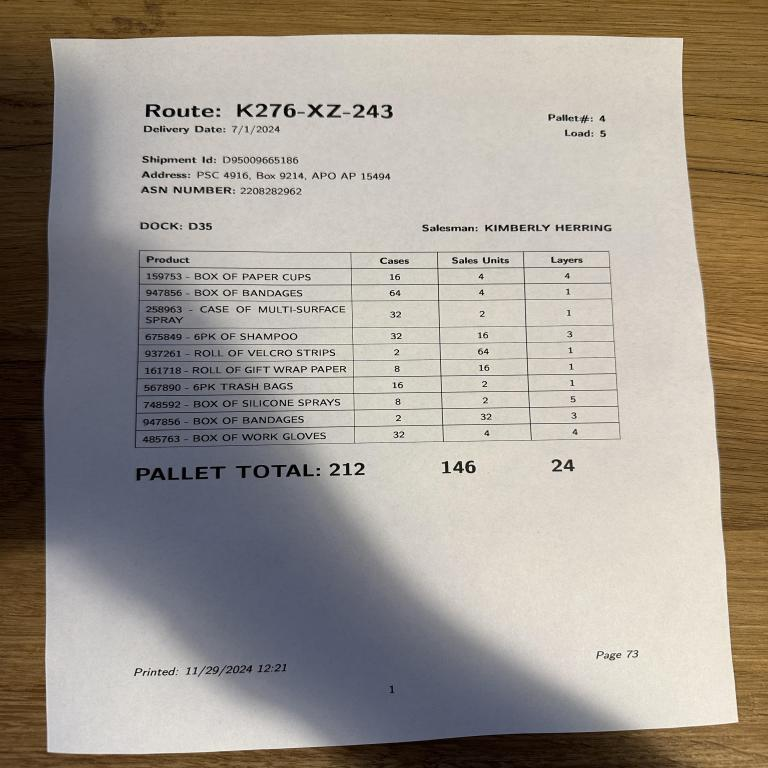
#> input picture IMG_2952_JPG_jpg.rf.ebfaa09214bc751ea31a05ef41e664ec.jpg, 768 x 768 px; its folder holds only this picture in this run
$ python -i barcode_extractor.py   (imports and definitions only)
#> lines starting #> are read from the running program, lines starting #| are printed output that depends on the picture
#!/usr/bin/env python3
import os
import cv2
import numpy as np
from imutils import contours
from skimage.feature import hog
from sklearn.neighbors import KNeighborsClassifier
from sklearn.model_selection import train_test_split
import joblib

def load_training_data(train_dir):
    """
    Expects files named like <digit>_*.jpg in train_dir,
    where <digit> is a single numeric character.
    """
    images, labels = [], []
    for fname in os.listdir(train_dir):
        if not fname.lower().endswith(('.png','.jpg','.jpeg')):
            continue
        label = int(fname.split('_')[0])       # e.g. "5_barcode1.jpg" -> 5
        img = cv2.imread(os.path.join(train_dir, fname), cv2.IMREAD_GRAYSCALE)
        if img is None:
            continue
        images.append(img)
        labels.append(label)
    return images, labels

def train_model(train_dir, model_path='barcode_knn.pkl'):
    """
    Train a KNN on HOG descriptors of single-digit crops,
    then dump the trained model to disk.
    """
    imgs, labels = load_training_data(train_dir)
    # Compute HOG for each image
    hogs = [hog(im, pixels_per_cell=(16,16), cells_per_block=(2,2)) for im in imgs]
    X_train, X_test, y_train, y_test = train_test_split(hogs, labels, test_size=0.2, random_state=42)
    clf = KNeighborsClassifier(n_neighbors=3)
    clf.fit(X_train, y_train)
    print("Training accuracy:", clf.score(X_test, y_test))
    joblib.dump(clf, model_path)
    print(f"Model saved to {model_path}")

def extract_barcode_from_image(img, model_path='barcode_knn.pkl'):
    """
    Given a greyscale image containing a barcode region,
    splits it into 12 digit crops, computes HOG on each,
    and predicts each digit with the trained KNN.
    Returns the 12-digit integer (or raises on failure).
    """
    # 1) Load model
    clf = joblib.load(model_path)

    # 2) Pre-process: binarize & find largest connected component
    _, thresh = cv2.threshold(img, 128, 255, cv2.THRESH_BINARY_INV)
    cnts, _ = cv2.findContours(thresh, cv2.RETR_EXTERNAL, cv2.CHAIN_APPROX_SIMPLE)
    if not cnts:
        raise ValueError("No contours found for barcode extraction")
    c = max(cnts, key=cv2.contourArea)
    x,y,w,h = cv2.boundingRect(c)
    barcode_roi = img[y:y+h, x:x+w]

    # 3) Assume fixed 12-digit layout: slice ROI into 12 vertical bins
    digit_width = w // 12
    digits = []
    for i in range(12):
        d = barcode_roi[:, i*digit_width:(i+1)*digit_width]
        # resize to a fixed size for HOG
        d = cv2.resize(d, (128,128))
        feat = hog(d, pixels_per_cell=(16,16), cells_per_block=(2,2))
        pred = clf.predict([feat])[0]
        digits.append(str(int(pred)))

    return int(''.join(digits))

>>> import cv2
>>> picture = cv2.imread('IMG_2952_JPG_jpg.rf.ebfaa09214bc751ea31a05ef41e664ec.jpg', cv2.IMREAD_GRAYSCALE)
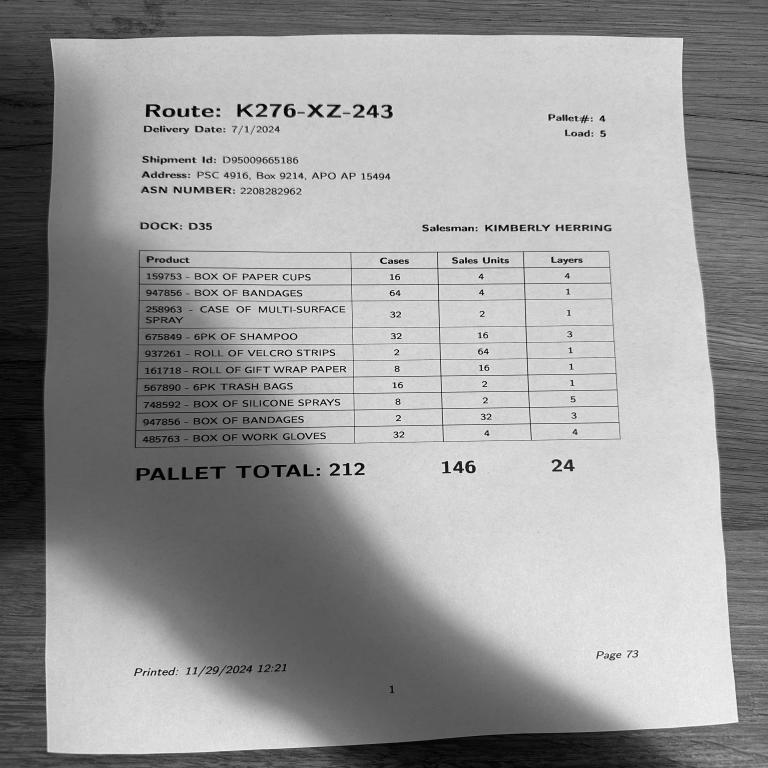
#> picture: shape (768, 768); min 0, max 255, mean 153.2
>>> result = extract_barcode_from_image(picture)
#> (the run stopped early here; a loop or call above may not have finished)

$ run again, on IMG_2955_JPG_jpg.rf.ea40222092dc253cc5c503eb1d070602.jpg
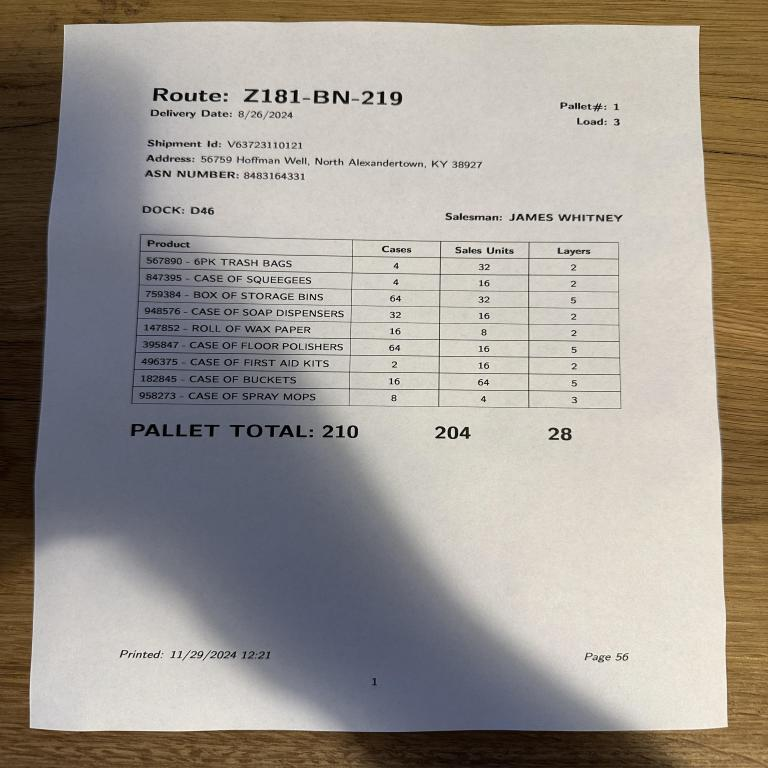
#> input picture IMG_2955_JPG_jpg.rf.ea40222092dc253cc5c503eb1d070602.jpg, 768 x 768 px
#> `picture = cv2.imread('IMG_2952_JPG_jpg.rf.ebfaa09214bc751ea31a05ef41e6..`:
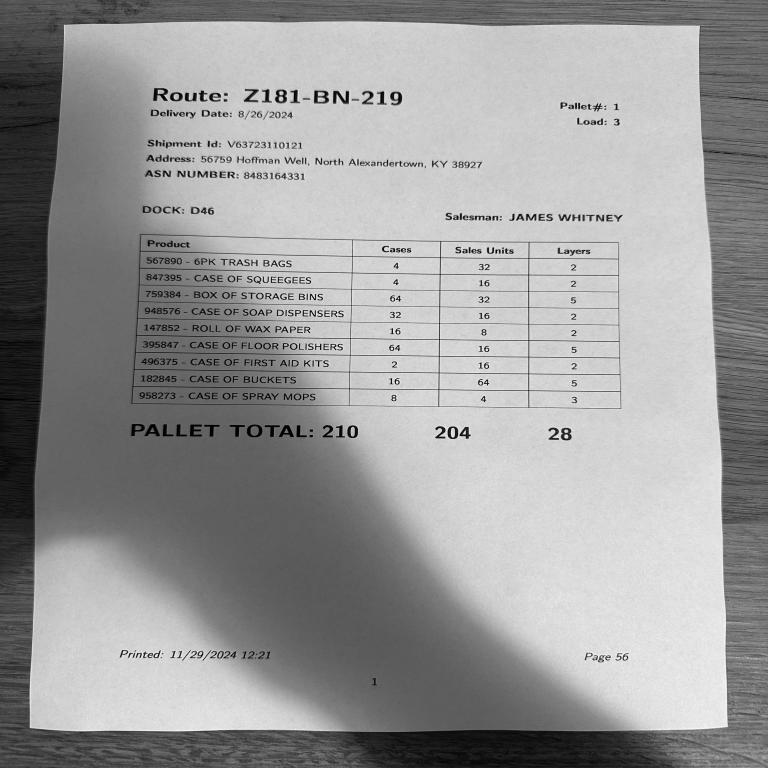
#> picture: shape (768, 768); min 0, max 255, mean 152.9
